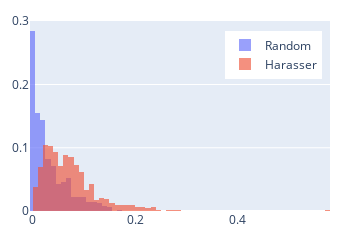

The notebook cell saved with this chart:
### Code cell
fig = go.Figure()


user_scores = list(compute_harassment_frac(control_preds, threshold=0.7).values())
# user_scores = list(control_scores.values())
# bin_edges = np.histogram_bin_edges(user_scores, bins='fd', range=(0.0, 0.5))

# weights = np.ones_like(user_scores)/(len(user_scores))
# hist, _= np.histogram(user_scores, bins=bin_edges, weights=weights)
# fig.add_trace(
#     go.Scatter(
#         x=bin_edges, y=hist, 
#         name='Random',
#         mode='lines', 
#     )
# )

fig.add_trace(
    go.Histogram(x=user_scores, name='Random',histnorm='probability')
)

user_scores = list(compute_harassment_frac(harasser_preds, threshold=0.5).values())
# user_scores = list(harasser_scores.values())
# bin_edges = np.histogram_bin_edges(user_scores, bins='fd', range=(0.0, 0.5))

# weights = np.ones_like(user_scores)/(len(user_scores))
# hist, _= np.histogram(user_scores, bins=bin_edges, weights=weights)
# fig.add_trace(
#     go.Scatter(
#         x=bin_edges, y=hist, 
#         name='Harasser',
#         mode='lines', 
#     )
# )

fig.add_trace(
    go.Histogram(x=user_scores, name='Harasser', histnorm='probability')
)


fig.update_layout(barmode='overlay')
fig.update_layout(
    autosize=False,
    width=350,
    height=200,
    legend=dict(x=0.65, y=0.95),
    margin=dict(l=20, r=20, t=20, b=20)
)

# Reduce opacity to see both histograms
fig.update_traces(opacity=0.65)

### Figure 1 — Plotly figure (JSON) as saved in the notebook; plotly's stock layout.template omitted (floating-point values rounded to 4 significant figures; data arrays with more than 128 entries replaced by an {"elided": "..."} marker saying what was removed)
{"data": [{"histnorm": "probability", "name": "Random", "opacity": 0.65, "type": "histogram", "x": {"elided": "501 float values"}}, {"histnorm": "probability", "name": "Harasser", "opacity": 0.65, "type": "histogram", "x": {"elided": "1001 float values"}}], "layout": {"autosize": false, "barmode": "overlay", "height": 200, "legend": {"x": 0.65, "y": 0.95}, "margin": {"b": 20, "l": 20, "r": 20, "t": 20}, "width": 350}}
